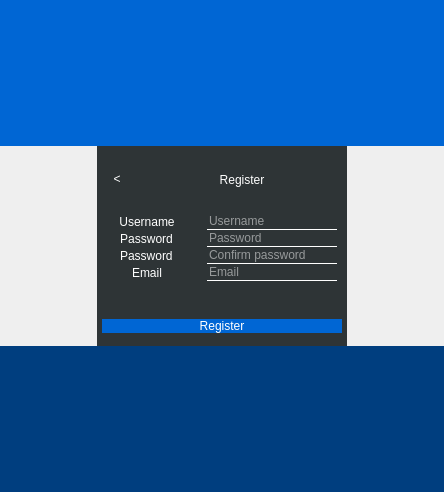
<?xml version="1.0" encoding="UTF-8"?>
<ui version="4.0">
 <class>Register</class>
 <widget class="QWidget" name="Register">
  <property name="geometry">
   <rect>
    <x>0</x>
    <y>0</y>
    <width>444</width>
    <height>492</height>
   </rect>
  </property>
  <property name="windowTitle">
   <string>todoApp</string>
  </property>
  <property name="styleSheet">
   <string notr="true">QLabel{
	color: rgb(255, 255, 255);
	font: 16px &quot;Open Sans&quot;;
}
QPushButton{
	color: rgb(255, 255, 255);
	font: 16px &quot;Open Sans&quot;;
}
QPushButton#pushButton_register{
	border-radius:10px;
	background-color: rgb(0, 102, 212);
}
QPushButton#pushButton_register:hover{
	background-color: rgb(0, 88, 212);
}
QPushButton#pushButton_register:pressed{
	background-color: rgb(0, 73, 212);
}
QPushButton#pushButton_back{
	border:none;
	background-color: rgb(46, 52, 54);
}
QPushButton#pushButton_back:pressed{
	border:none;
	background-color: rgb(42, 48, 50);
}
QWidget#frame_login_up{
	background-color: #0066D4;
}
QWidget#frame_login_down{
	background-color: #003E7F;
}
QWidget#frame_login_left{
	background-color: qlineargradient(spread:pad, x1:0.5, y1:0, x2:0.5, y2:1, stop:0 		#0066D4, stop:1 #003E7F);
}
QWidget#frame_login_right{
	background-color: qlineargradient(spread:pad, x1:0.5, y1:0, x2:0.5, y2:1, stop:0 		#0066D4, stop:1 #003E7F);
}
QWidget#frame_login_main{
background-color: rgb(85, 87, 83);
	background-color: rgb(46, 52, 54);
}
QLabel#label_main{
	font: 24pt &quot;Open Sans&quot;;
}
QLineEdit{
	color: rgb(255, 255, 255);
	border:none;
	border-bottom:1px solid white;
	background-color: rgb(46, 52, 54);
}
QLabel#label_info{
		font: 13px &quot;Open Sans&quot;;
}</string>
  </property>
  <layout class="QVBoxLayout" name="verticalLayout">
   <property name="spacing">
    <number>0</number>
   </property>
   <property name="leftMargin">
    <number>0</number>
   </property>
   <property name="topMargin">
    <number>0</number>
   </property>
   <property name="rightMargin">
    <number>0</number>
   </property>
   <property name="bottomMargin">
    <number>0</number>
   </property>
   <item>
    <widget class="QFrame" name="frame_login_up">
     <property name="frameShape">
      <enum>QFrame::NoFrame</enum>
     </property>
     <property name="frameShadow">
      <enum>QFrame::Raised</enum>
     </property>
    </widget>
   </item>
   <item>
    <widget class="QFrame" name="frame_login_center">
     <property name="frameShape">
      <enum>QFrame::NoFrame</enum>
     </property>
     <property name="frameShadow">
      <enum>QFrame::Raised</enum>
     </property>
     <layout class="QHBoxLayout" name="horizontalLayout">
      <property name="spacing">
       <number>0</number>
      </property>
      <property name="leftMargin">
       <number>0</number>
      </property>
      <property name="topMargin">
       <number>0</number>
      </property>
      <property name="rightMargin">
       <number>0</number>
      </property>
      <property name="bottomMargin">
       <number>0</number>
      </property>
      <item>
       <widget class="QFrame" name="frame_login_left">
        <property name="styleSheet">
         <string notr="true"/>
        </property>
        <property name="frameShape">
         <enum>QFrame::NoFrame</enum>
        </property>
        <property name="frameShadow">
         <enum>QFrame::Raised</enum>
        </property>
       </widget>
      </item>
      <item>
       <widget class="QFrame" name="frame_login_main">
        <property name="minimumSize">
         <size>
          <width>250</width>
          <height>200</height>
         </size>
        </property>
        <property name="maximumSize">
         <size>
          <width>250</width>
          <height>16777215</height>
         </size>
        </property>
        <property name="frameShape">
         <enum>QFrame::NoFrame</enum>
        </property>
        <property name="frameShadow">
         <enum>QFrame::Raised</enum>
        </property>
        <layout class="QVBoxLayout" name="verticalLayout_2">
         <property name="spacing">
          <number>0</number>
         </property>
         <property name="leftMargin">
          <number>0</number>
         </property>
         <property name="topMargin">
          <number>0</number>
         </property>
         <property name="rightMargin">
          <number>0</number>
         </property>
         <property name="bottomMargin">
          <number>0</number>
         </property>
         <item>
          <widget class="QFrame" name="frame_label">
           <property name="frameShape">
            <enum>QFrame::NoFrame</enum>
           </property>
           <property name="frameShadow">
            <enum>QFrame::Raised</enum>
           </property>
           <layout class="QHBoxLayout" name="horizontalLayout_5">
            <property name="spacing">
             <number>0</number>
            </property>
            <property name="leftMargin">
             <number>0</number>
            </property>
            <property name="topMargin">
             <number>0</number>
            </property>
            <property name="rightMargin">
             <number>0</number>
            </property>
            <property name="bottomMargin">
             <number>0</number>
            </property>
            <item>
             <widget class="QFrame" name="frame">
              <property name="maximumSize">
               <size>
                <width>40</width>
                <height>16777215</height>
               </size>
              </property>
              <property name="frameShape">
               <enum>QFrame::NoFrame</enum>
              </property>
              <property name="frameShadow">
               <enum>QFrame::Raised</enum>
              </property>
              <layout class="QVBoxLayout" name="verticalLayout_5">
               <property name="spacing">
                <number>0</number>
               </property>
               <property name="leftMargin">
                <number>0</number>
               </property>
               <property name="topMargin">
                <number>0</number>
               </property>
               <property name="rightMargin">
                <number>0</number>
               </property>
               <property name="bottomMargin">
                <number>0</number>
               </property>
               <item>
                <widget class="QPushButton" name="pushButton_back">
                 <property name="minimumSize">
                  <size>
                   <width>0</width>
                   <height>40</height>
                  </size>
                 </property>
                 <property name="text">
                  <string>&lt;</string>
                 </property>
                </widget>
               </item>
              </layout>
             </widget>
            </item>
            <item>
             <widget class="QLabel" name="label_main">
              <property name="text">
               <string>Register</string>
              </property>
              <property name="alignment">
               <set>Qt::AlignCenter</set>
              </property>
             </widget>
            </item>
           </layout>
          </widget>
         </item>
         <item>
          <widget class="QFrame" name="frame_user">
           <property name="frameShape">
            <enum>QFrame::NoFrame</enum>
           </property>
           <property name="frameShadow">
            <enum>QFrame::Raised</enum>
           </property>
           <property name="lineWidth">
            <number>1</number>
           </property>
           <layout class="QHBoxLayout" name="horizontalLayout_3">
            <property name="spacing">
             <number>0</number>
            </property>
            <property name="leftMargin">
             <number>0</number>
            </property>
            <property name="topMargin">
             <number>0</number>
            </property>
            <property name="rightMargin">
             <number>0</number>
            </property>
            <property name="bottomMargin">
             <number>0</number>
            </property>
            <item>
             <widget class="QFrame" name="frame_usr_info">
              <property name="frameShape">
               <enum>QFrame::NoFrame</enum>
              </property>
              <property name="frameShadow">
               <enum>QFrame::Raised</enum>
              </property>
              <layout class="QVBoxLayout" name="verticalLayout_3">
               <property name="spacing">
                <number>0</number>
               </property>
               <property name="leftMargin">
                <number>0</number>
               </property>
               <property name="topMargin">
                <number>0</number>
               </property>
               <property name="rightMargin">
                <number>0</number>
               </property>
               <property name="bottomMargin">
                <number>0</number>
               </property>
               <item alignment="Qt::AlignHCenter">
                <widget class="QLabel" name="label_user">
                 <property name="frameShape">
                  <enum>QFrame::NoFrame</enum>
                 </property>
                 <property name="text">
                  <string>Username</string>
                 </property>
                 <property name="alignment">
                  <set>Qt::AlignCenter</set>
                 </property>
                </widget>
               </item>
               <item alignment="Qt::AlignHCenter">
                <widget class="QLabel" name="label_pass">
                 <property name="text">
                  <string>Password</string>
                 </property>
                 <property name="alignment">
                  <set>Qt::AlignCenter</set>
                 </property>
                </widget>
               </item>
               <item alignment="Qt::AlignHCenter">
                <widget class="QLabel" name="label">
                 <property name="text">
                  <string>Password</string>
                 </property>
                </widget>
               </item>
               <item alignment="Qt::AlignHCenter">
                <widget class="QLabel" name="label_2">
                 <property name="text">
                  <string>Email</string>
                 </property>
                </widget>
               </item>
              </layout>
             </widget>
            </item>
            <item>
             <widget class="QFrame" name="frame_5">
              <property name="maximumSize">
               <size>
                <width>150</width>
                <height>16777215</height>
               </size>
              </property>
              <property name="frameShape">
               <enum>QFrame::NoFrame</enum>
              </property>
              <property name="frameShadow">
               <enum>QFrame::Raised</enum>
              </property>
              <layout class="QVBoxLayout" name="verticalLayout_4">
               <property name="spacing">
                <number>0</number>
               </property>
               <property name="leftMargin">
                <number>10</number>
               </property>
               <property name="topMargin">
                <number>0</number>
               </property>
               <property name="rightMargin">
                <number>10</number>
               </property>
               <property name="bottomMargin">
                <number>0</number>
               </property>
               <item>
                <widget class="QLineEdit" name="lineEdit_user">
                 <property name="maximumSize">
                  <size>
                   <width>16777215</width>
                   <height>16777215</height>
                  </size>
                 </property>
                 <property name="placeholderText">
                  <string>Username</string>
                 </property>
                </widget>
               </item>
               <item>
                <widget class="QLineEdit" name="lineEdit_pass">
                 <property name="maximumSize">
                  <size>
                   <width>16777215</width>
                   <height>16777215</height>
                  </size>
                 </property>
                 <property name="placeholderText">
                  <string>Password</string>
                 </property>
                </widget>
               </item>
               <item>
                <widget class="QLineEdit" name="lineEdit_confirm">
                 <property name="placeholderText">
                  <string>Confirm password</string>
                 </property>
                </widget>
               </item>
               <item>
                <widget class="QLineEdit" name="lineEdit_email">
                 <property name="placeholderText">
                  <string>Email</string>
                 </property>
                </widget>
               </item>
              </layout>
             </widget>
            </item>
           </layout>
          </widget>
         </item>
         <item>
          <widget class="QFrame" name="frame_info">
           <property name="maximumSize">
            <size>
             <width>16777215</width>
             <height>25</height>
            </size>
           </property>
           <property name="frameShape">
            <enum>QFrame::NoFrame</enum>
           </property>
           <property name="frameShadow">
            <enum>QFrame::Raised</enum>
           </property>
           <layout class="QHBoxLayout" name="horizontalLayout_4">
            <property name="spacing">
             <number>0</number>
            </property>
            <property name="leftMargin">
             <number>0</number>
            </property>
            <property name="topMargin">
             <number>0</number>
            </property>
            <property name="rightMargin">
             <number>0</number>
            </property>
            <property name="bottomMargin">
             <number>0</number>
            </property>
            <item alignment="Qt::AlignHCenter">
             <widget class="QLabel" name="label_info">
              <property name="text">
               <string/>
              </property>
             </widget>
            </item>
           </layout>
          </widget>
         </item>
         <item>
          <widget class="QFrame" name="frame_btn">
           <property name="maximumSize">
            <size>
             <width>16777215</width>
             <height>40</height>
            </size>
           </property>
           <property name="frameShape">
            <enum>QFrame::NoFrame</enum>
           </property>
           <property name="frameShadow">
            <enum>QFrame::Raised</enum>
           </property>
           <layout class="QHBoxLayout" name="horizontalLayout_2">
            <property name="spacing">
             <number>5</number>
            </property>
            <property name="leftMargin">
             <number>5</number>
            </property>
            <property name="topMargin">
             <number>5</number>
            </property>
            <property name="rightMargin">
             <number>5</number>
            </property>
            <property name="bottomMargin">
             <number>5</number>
            </property>
            <item>
             <widget class="QPushButton" name="pushButton_register">
              <property name="text">
               <string>Register</string>
              </property>
             </widget>
            </item>
           </layout>
          </widget>
         </item>
        </layout>
       </widget>
      </item>
      <item>
       <widget class="QFrame" name="frame_login_right">
        <property name="frameShape">
         <enum>QFrame::NoFrame</enum>
        </property>
        <property name="frameShadow">
         <enum>QFrame::Raised</enum>
        </property>
       </widget>
      </item>
     </layout>
    </widget>
   </item>
   <item>
    <widget class="QFrame" name="frame_login_down">
     <property name="frameShape">
      <enum>QFrame::NoFrame</enum>
     </property>
     <property name="frameShadow">
      <enum>QFrame::Raised</enum>
     </property>
    </widget>
   </item>
  </layout>
 </widget>
 <resources/>
 <connections/>
</ui>
